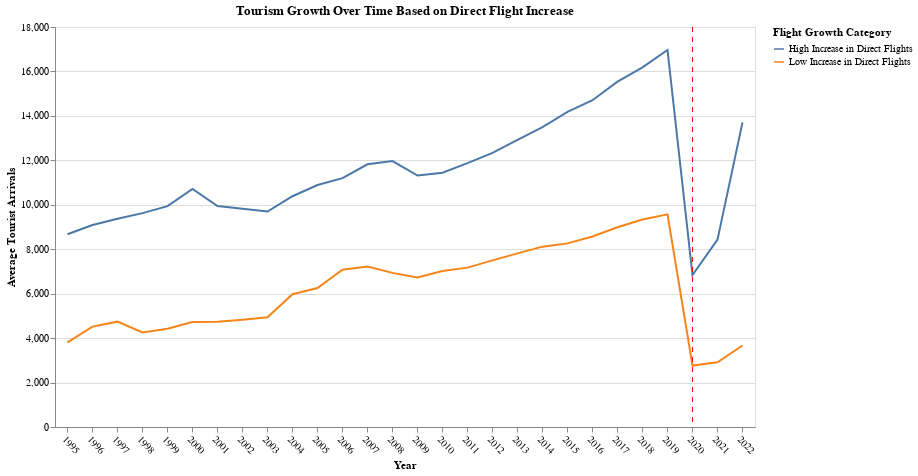

Here is the notebook cell this chart was saved with:
### Code cell
agg_df = merged_df.groupby(["Year", "Flight Growth Category"])["Tourist Arrivals"].mean().reset_index()
agg_df["Year"] = agg_df["Year"].astype(int)  # Ensure Year is an integer
covid_rule = alt.Chart(pd.DataFrame({"Year": [2020]})).mark_rule(color="red", strokeDash=[5,5]).encode(x="Year:O")

color=alt.Color("Flight Growth Category:N", scale=alt.Scale(scheme="category10"))

chart = alt.Chart(agg_df).mark_line().encode(
    x=alt.X("Year:O", title="Year", axis=alt.Axis(labelAngle=45)),
    y=alt.Y("Tourist Arrivals:Q", title="Average Tourist Arrivals"),
    color="Flight Growth Category:N"
).properties(
    title="Tourism Growth Over Time Based on Direct Flight Increase",
    width=700,
    height=400
)


chart + covid_rule

### Figure 1 — Vega-Lite specification as saved in the notebook (floating-point values rounded to 4 significant figures)
{"config": {"view": {"continuousWidth": 300, "continuousHeight": 300}}, "layer": [{"data": {"name": "data-93030f2bbfd978a9e4e4a9bfda108789"}, "mark": {"type": "line"}, "encoding": {"color": {"field": "Flight Growth Category", "type": "nominal"}, "x": {"axis": {"labelAngle": 45}, "field": "Year", "title": "Year", "type": "ordinal"}, "y": {"field": "Tourist Arrivals", "title": "Average Tourist Arrivals", "type": "quantitative"}}, "title": "Tourism Growth Over Time Based on Direct Flight Increase"}, {"data": {"name": "data-d8fa5e80d81cab18e6a743b53f121c13"}, "mark": {"type": "rule", "color": "red", "strokeDash": [5, 5]}, "encoding": {"x": {"field": "Year", "type": "ordinal"}}}], "height": 400, "width": 700, "$schema": "https://vega.github.io/schema/vega-lite/v5.20.1.json", "datasets": {"data-93030f2bbfd978a9e4e4a9bfda108789": [{"Year": 1995, "Flight Growth Category": "High Increase in Direct Flights", "Tourist Arrivals": 8671.0}, {"Year": 1995, "Flight Growth Category": "Low Increase in Direct Flights", "Tourist Arrivals": 3809.0}, {"Year": 1996, "Flight Growth Category": "High Increase in Direct Flights", "Tourist Arrivals": 9088.0}, {"Year": 1996, "Flight Growth Category": "Low Increase in Direct Flights", "Tourist Arrivals": 4518.0}, {"Year": 1997, "Flight Growth Category": "High Increase in Direct Flights", "Tourist Arrivals": 9368.0}, {"Year": 1997, "Flight Growth Category": "Low Increase in Direct Flights", "Tourist Arrivals": 4741.0}, {"Year": 1998, "Flight Growth Category": "High Increase in Direct Flights", "Tourist Arrivals": 9624.0}, {"Year": 1998, "Flight Growth Category": "Low Increase in Direct Flights", "Tourist Arrivals": 4253.0}, {"Year": 1999, "Flight Growth Category": "High Increase in Direct Flights", "Tourist Arrivals": 9938.0}, {"Year": 1999, "Flight Growth Category": "Low Increase in Direct Flights", "Tourist Arrivals": 4425.0}, {"Year": 2000, "Flight Growth Category": "High Increase in Direct Flights", "Tourist Arrivals": 10720.0}, {"Year": 2000, "Flight Growth Category": "Low Increase in Direct Flights", "Tourist Arrivals": 4720.0}, {"Year": 2001, "Flight Growth Category": "High Increase in Direct Flights", "Tourist Arrivals": 9943.0}, {"Year": 2001, "Flight Growth Category": "Low Increase in Direct Flights", "Tourist Arrivals": 4741.0}, {"Year": 2002, "Flight Growth Category": "High Increase in Direct Flights", "Tourist Arrivals": 9818.0}, {"Year": 2002, "Flight Growth Category": "Low Increase in Direct Flights", "Tourist Arrivals": 4828.0}, {"Year": 2003, "Flight Growth Category": "High Increase in Direct Flights", "Tourist Arrivals": 9693.0}, {"Year": 2003, "Flight Growth Category": "Low Increase in Direct Flights", "Tourist Arrivals": 4936.0}, {"Year": 2004, "Flight Growth Category": "High Increase in Direct Flights", "Tourist Arrivals": 10390.0}, {"Year": 2004, "Flight Growth Category": "Low Increase in Direct Flights", "Tourist Arrivals": 5975.0}, {"Year": 2005, "Flight Growth Category": "High Increase in Direct Flights", "Tourist Arrivals": 10890.0}, {"Year": 2005, "Flight Growth Category": "Low Increase in Direct Flights", "Tourist Arrivals": 6253.0}, {"Year": 2006, "Flight Growth Category": "High Increase in Direct Flights", "Tourist Arrivals": 11200.0}, {"Year": 2006, "Flight Growth Category": "Low Increase in Direct Flights", "Tourist Arrivals": 7081.0}, {"Year": 2007, "Flight Growth Category": "High Increase in Direct Flights", "Tourist Arrivals": 11820.0}, {"Year": 2007, "Flight Growth Category": "Low Increase in Direct Flights", "Tourist Arrivals": 7221.0}, {"Year": 2008, "Flight Growth Category": "High Increase in Direct Flights", "Tourist Arrivals": 11970.0}, {"Year": 2008, "Flight Growth Category": "Low Increase in Direct Flights", "Tourist Arrivals": 6935.0}, {"Year": 2009, "Flight Growth Category": "High Increase in Direct Flights", "Tourist Arrivals": 11320.0}, {"Year": 2009, "Flight Growth Category": "Low Increase in Direct Flights", "Tourist Arrivals": 6731.0}, {"Year": 2010, "Flight Growth Category": "High Increase in Direct Flights", "Tourist Arrivals": 11440.0}, {"Year": 2010, "Flight Growth Category": "Low Increase in Direct Flights", "Tourist Arrivals": 7022.0}, {"Year": 2011, "Flight Growth Category": "High Increase in Direct Flights", "Tourist Arrivals": 11870.0}, {"Year": 2011, "Flight Growth Category": "Low Increase in Direct Flights", "Tourist Arrivals": 7172.0}, {"Year": 2012, "Flight Growth Category": "High Increase in Direct Flights", "Tourist Arrivals": 12330.0}, {"Year": 2012, "Flight Growth Category": "Low Increase in Direct Flights", "Tourist Arrivals": 7497.0}, {"Year": 2013, "Flight Growth Category": "High Increase in Direct Flights", "Tourist Arrivals": 12920.0}, {"Year": 2013, "Flight Growth Category": "Low Increase in Direct Flights", "Tourist Arrivals": 7814.0}, {"Year": 2014, "Flight Growth Category": "High Increase in Direct Flights", "Tourist Arrivals": 13490.0}, {"Year": 2014, "Flight Growth Category": "Low Increase in Direct Flights", "Tourist Arrivals": 8116.0}, {"Year": 2015, "Flight Growth Category": "High Increase in Direct Flights", "Tourist Arrivals": 14180.0}, {"Year": 2015, "Flight Growth Category": "Low Increase in Direct Flights", "Tourist Arrivals": 8263.0}, {"Year": 2016, "Flight Growth Category": "High Increase in Direct Flights", "Tourist Arrivals": 14700.0}, {"Year": 2016, "Flight Growth Category": "Low Increase in Direct Flights", "Tourist Arrivals": 8574.0}, {"Year": 2017, "Flight Growth Category": "High Increase in Direct Flights", "Tourist Arrivals": 15540.0}, {"Year": 2017, "Flight Growth Category": "Low Increase in Direct Flights", "Tourist Arrivals": 8991.0}, {"Year": 2018, "Flight Growth Category": "High Increase in Direct Flights", "Tourist Arrivals": 16180.0}, {"Year": 2018, "Flight Growth Category": "Low Increase in Direct Flights", "Tourist Arrivals": 9335.0}, {"Year": 2019, "Flight Growth Category": "High Increase in Direct Flights", "Tourist Arrivals": 16970.0}, {"Year": 2019, "Flight Growth Category": "Low Increase in Direct Flights", "Tourist Arrivals": 9569.0}, {"Year": 2020, "Flight Growth Category": "High Increase in Direct Flights", "Tourist Arrivals": 6839.0}, {"Year": 2020, "Flight Growth Category": "Low Increase in Direct Flights", "Tourist Arrivals": 2767.0}, {"Year": 2021, "Flight Growth Category": "High Increase in Direct Flights", "Tourist Arrivals": 8429.0}, {"Year": 2021, "Flight Growth Category": "Low Increase in Direct Flights", "Tourist Arrivals": 2910.0}, {"Year": 2022, "Flight Growth Category": "High Increase in Direct Flights", "Tourist Arrivals": 13710.0}, {"Year": 2022, "Flight Growth Category": "Low Increase in Direct Flights", "Tourist Arrivals": 3668.0}], "data-d8fa5e80d81cab18e6a743b53f121c13": [{"Year": 2020}]}}
